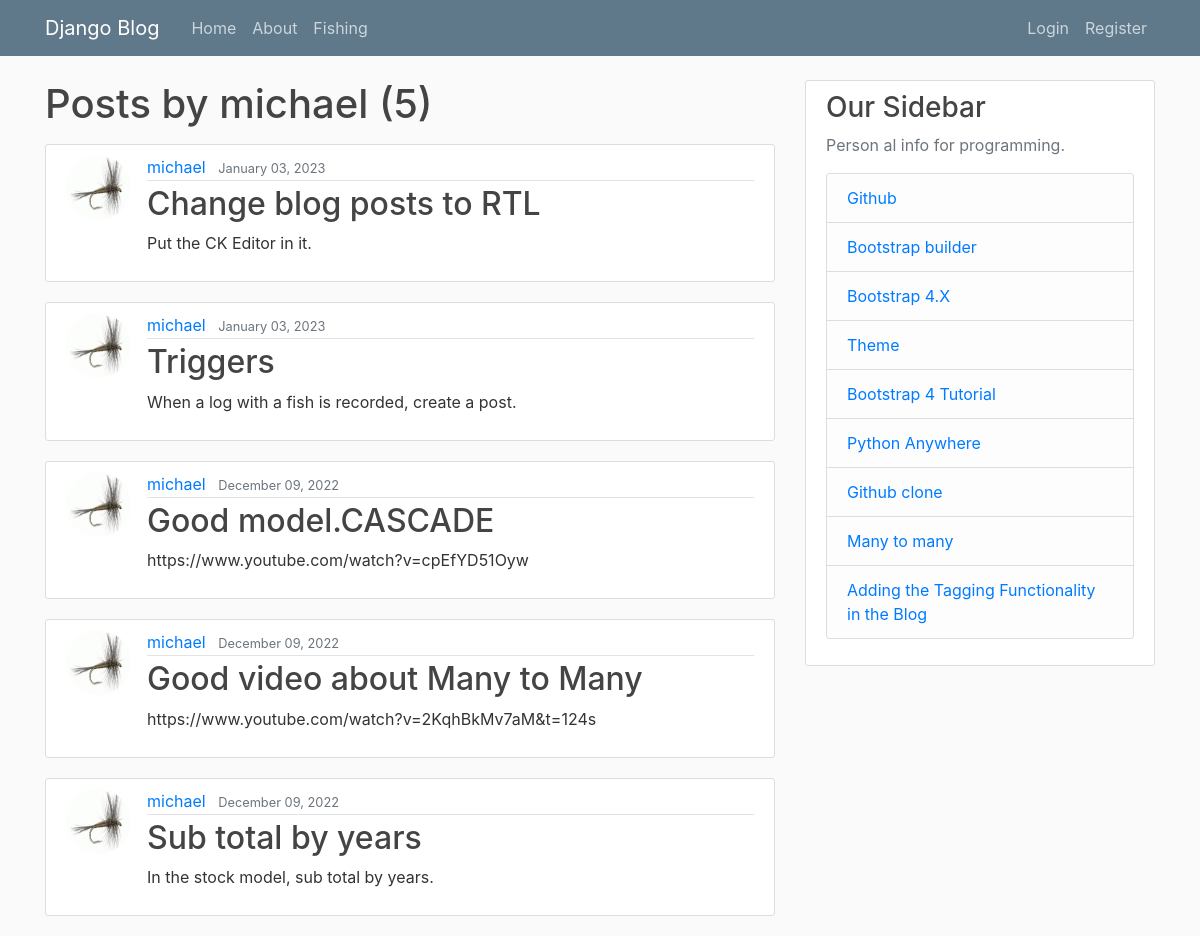
/blog/user/michael, run on the app's committed database.
### blog/models.py (models this page shows, shortened)
class Post(models.Model):
    title = models.CharField(max_length=100)
    content = models.TextField()
    date_posted = models.DateTimeField(default=timezone.now)
    author = models.ForeignKey(User, on_delete=models.CASCADE)

### users/models.py (models this page shows, shortened)
class Profile(models.Model):
    user = models.OneToOneField(User, on_delete=models.CASCADE)
    image = models.ImageField(default='default.jpg', upload_to='profile_pics')

### blog/views.py (the view)
# urls.py: path('user/<str:username>', UserPostListView.as_view(), name='user-posts'),
class UserPostListView(ListView):
    model = Post
    template_name = 'blog/user_posts.html'  # <app>/<model>_<viewtype>.html
    context_object_name = 'posts'
    paginate_by = 5
    def get_queryset(self):
        user = get_object_or_404(User, username=self.kwargs.get('username'))
        return Post.objects.filter(author=user).order_by('-date_posted')

### blog/templates/blog/user_posts.html (shortened to what this page needs)
{% extends "blog/base.html" %}
{% block content %}
    <h1 class="mb-3">Posts by {{ view.kwargs.username }} ({{ page_obj.paginator.count }})</h1>
    {% for post in posts %}
        <article class="media content-section">
          <img class="rounded-circle article-img" src="{{ post.author.profile.image.url }}">
          <div class="media-body">
            <div class="article-metadata">
              <a class="mr-2" href="{% url 'user-posts' post.author.username %}">{{ post.author }}</a>
              <small class="text-muted">{{ post.date_posted|date:"F d, Y" }}</small>
            </div>
            <h2><a class="article-title" href="{% url 'post-detail' post.id %}">{{ post.title }}</a></h2>
            <p class="article-content">{{ post.content }}</p>
          </div>
        </article>
    {% endfor %}
{% endblock content %}

### static/blog/main.css (style rules this page uses)
body { background: #fafafa; color: #333333; margin-top: 5rem; }
h1, h2, h3, h4, h5, h6 { color: #444444; }
.content-section { background: #ffffff; padding: 10px 20px; border: 1px solid #dddddd; border-radius: 3px; margin-bottom: 20px; }
.article-title { color: #444444; }
.article-content { white-space: pre-line; }
.article-img { height: 65px; width: 65px; margin-right: 16px; }
.article-metadata { padding-bottom: 1px; margin-bottom: 4px; border-bottom: 1px solid #e3e3e3 }

### data on the page
Post: author.profile.image (placeholder picture), author "michael", date_posted "January 03, 2023", title "Change blog posts to RTL", content "Put the CK Editor in it."
Post: author.profile.image (placeholder picture), author "michael", date_posted "January 03, 2023", title "Triggers", content "When a log with a fish is recorded, create a post."
Post: author.profile.image (placeholder picture), author "michael", date_posted "December 09, 2022", title "Good model.CASCADE", content "https://www.youtube.com/watch?v=cpEfYD51Oyw"
Post: author.profile.image (placeholder picture), author "michael", date_posted "December 09, 2022", title "Good video about Many to Many", content "https://www.youtube.com/watch?v=2KqhBkMv7aM&t=124s"
Post: author.profile.image (placeholder picture), author "michael", date_posted "December 09, 2022", title "Sub total by years", content "In the stock model, sub total by years."

### other printed values
{{ view.kwargs.username }} "michael"
{{ page_obj.paginator.count }} "5"
